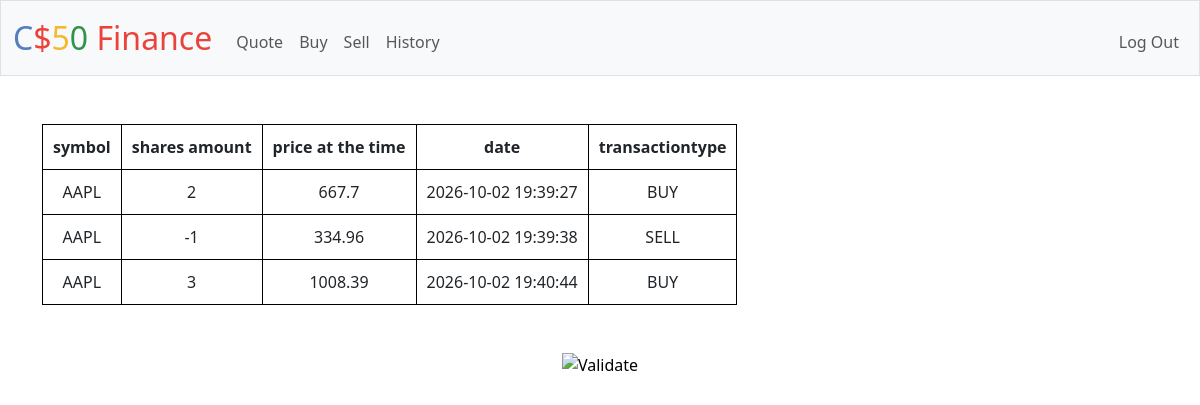
Screenshot of /history (signed in) with the database file from the repository.
### tables this page shows
CREATE TABLE portfolio(user_id INTEGER,symbol TEXT, shares INTEGER, price REAL, date TEXT, transaction_type TEXT);

### app.py (the view)
@app.route("/history", methods=["GET", "POST"])
@login_required
def history():
  if request.method == "GET":
    id = session["user_id"]
    history = db.execute("SELECT * FROM portfolio WHERE user_id = ?", id)
    return render_template("history.html",history=history)

### app.py (called while the page is built)
@app.after_request
def after_request(response):
    response.headers["Cache-Control"] = "no-cache, no-store, must-revalidate"
    response.headers["Expires"] = 0
    response.headers["Pragma"] = "no-cache"
    return response

### helpers.py (called while the page is built)
def login_required(f):
    @wraps(f)
    def decorated_function(*args, **kwargs):
        if session.get("user_id") is None:
            return redirect("/login")
        return f(*args, **kwargs)
    return decorated_function

### templates/history.html (shortened to what this page needs)
{% extends "layout.html" %}
{% block main %}
 <table>
    <tr>
        <th>symbol</th>
        <th>shares amount</th>
        <th> price at the time</th>
        <th>date</th>
                <th>transactiontype</th>
    </tr>
{% for x in history %}
<tr>
 <td> {{x["symbol"]}} </td>
  <td> {{x["shares"]}} </td>
  <td> {{x["price"]}}</td>
  <td> {{x["date"]}}</td>
    <td> {{x["transaction_type"]}}</td>
     </tr>
{%endfor %}
    </table>
{% endblock %}

### static/styles.css (style rules this page uses)
th, td { text-align: center; }
th, td { text-align: center; padding: 10px; }
th,td { border: 1px solid black; }

### rows the page displays
portfolio: symbol "AAPL", shares "2", price "667.7", date "2026-10-02 19:39:27", transaction_type "BUY"
portfolio: symbol "AAPL", shares "-1", price "334.96", date "2026-10-02 19:39:38", transaction_type "SELL"
portfolio: symbol "AAPL", shares "3", price "1008.39", date "2026-10-02 19:40:44", transaction_type "BUY"
